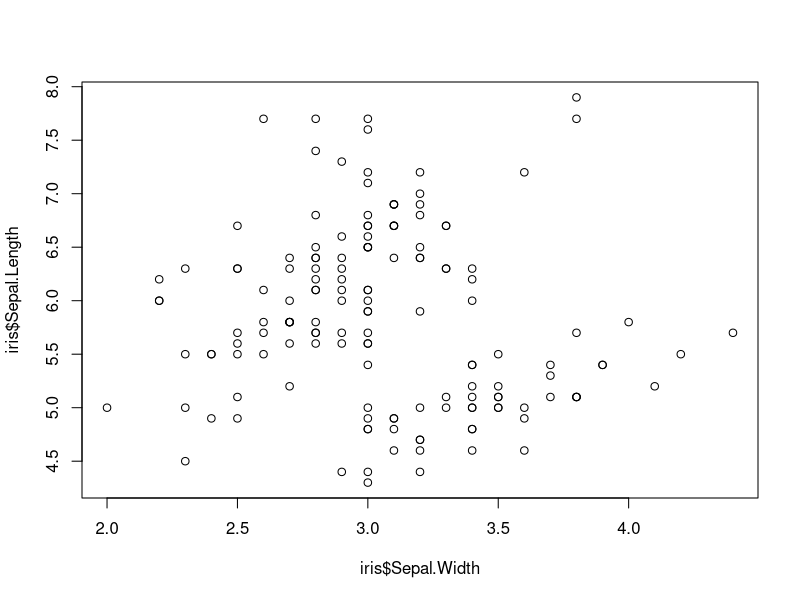
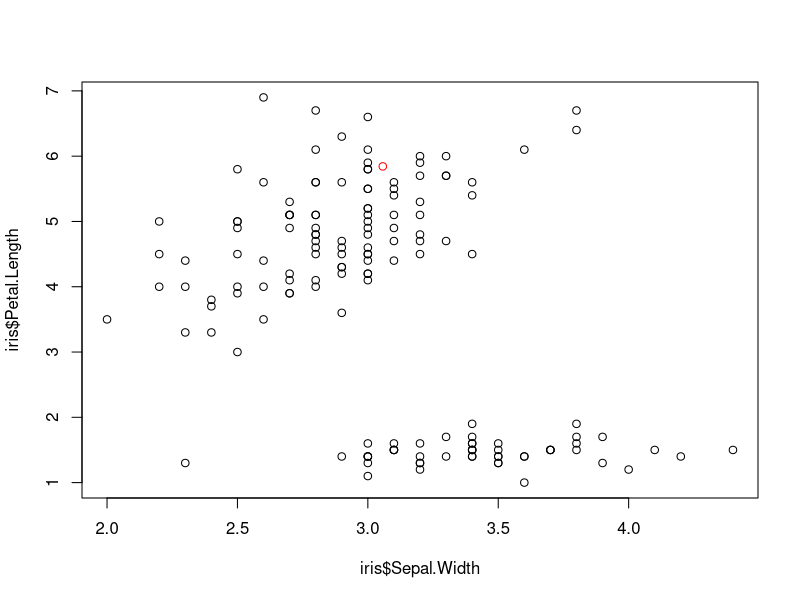
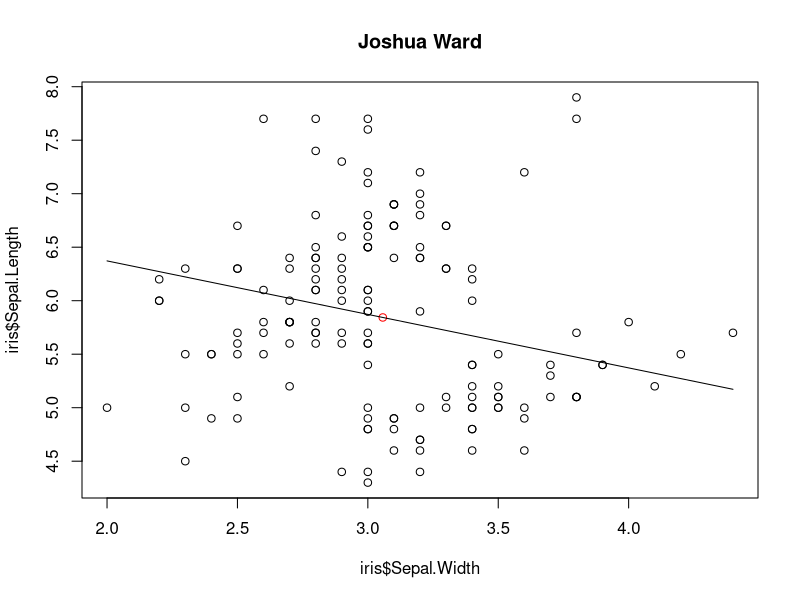

Recreate these plots in R, in order.
data(iris)
head(iris)
iris$Sepal.Width
mean(iris$Sepal.Length)
sd(iris$Sepal.Width)
plot(x=iris$Sepal.Width,y=iris$Sepal.Length)
data_center_x=mean(iris$Sepal.Width)
data_center_y=mean(iris$Sepal.Length)
c(data_center_x,data_center_y)
plot(x=iris$Sepal.Width, y=iris$Petal.Length)
points(x=data_center_x, y=data_center_y, col="red")
line_point_slope = function(x, x1, y1, slope)
{
  get_y_intercept = 
    function(x1, y1, slope) 
      return(-(x1 * slope) + y1)
  
  linear = 
    function(x, yint, slope) 
      return(yint + x * slope)
  
  return(linear(x, get_y_intercept(x1, y1, slope), slope))
}
plot(x = iris$Sepal.Width, y = iris$Sepal.Length)
points(x = data_center_x, y = data_center_y, col = "red")
curve(
  line_point_slope(
    x, 
    data_center_x, 
    data_center_y,
    -0.5), 
  add = TRUE)
title(main = "Joshua Ward")

